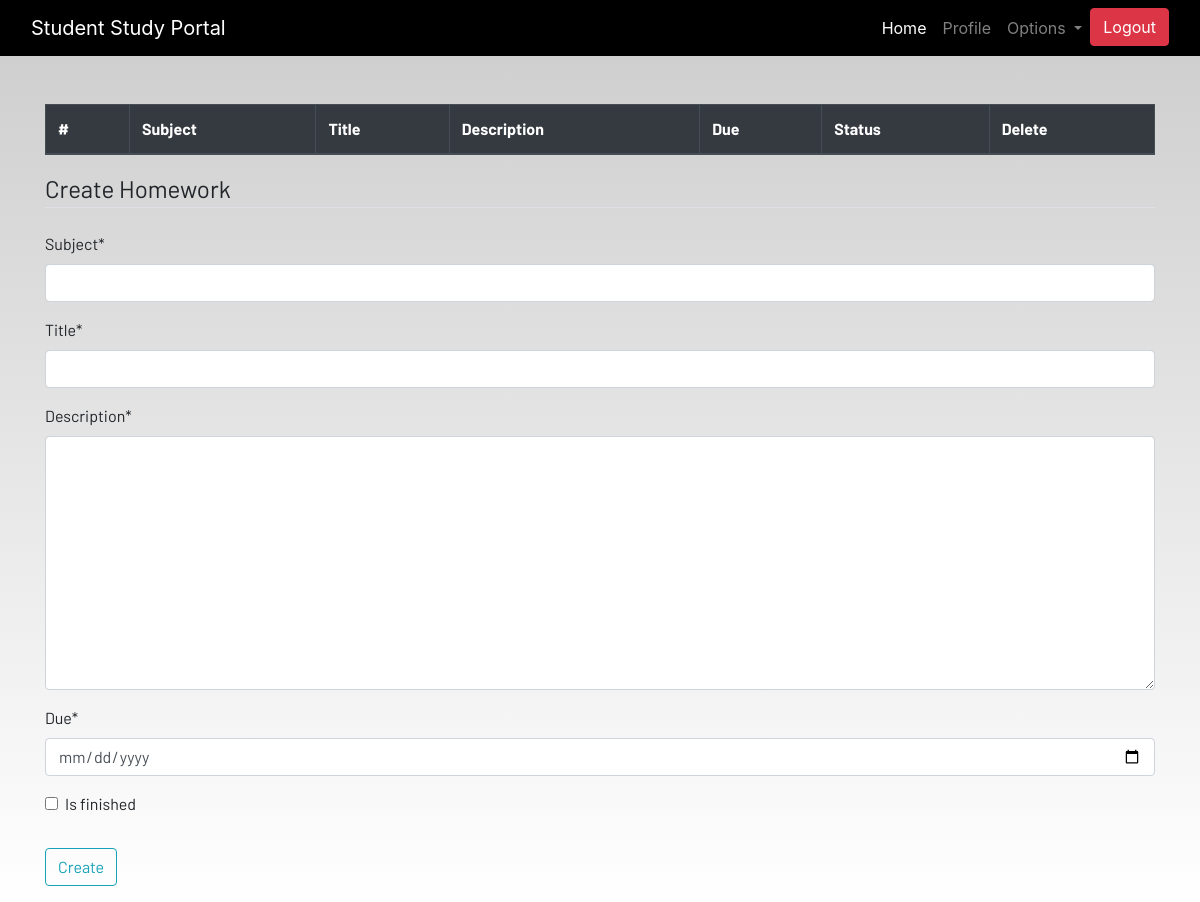
The page /homework/ (signed in) on the database as committed earlier.
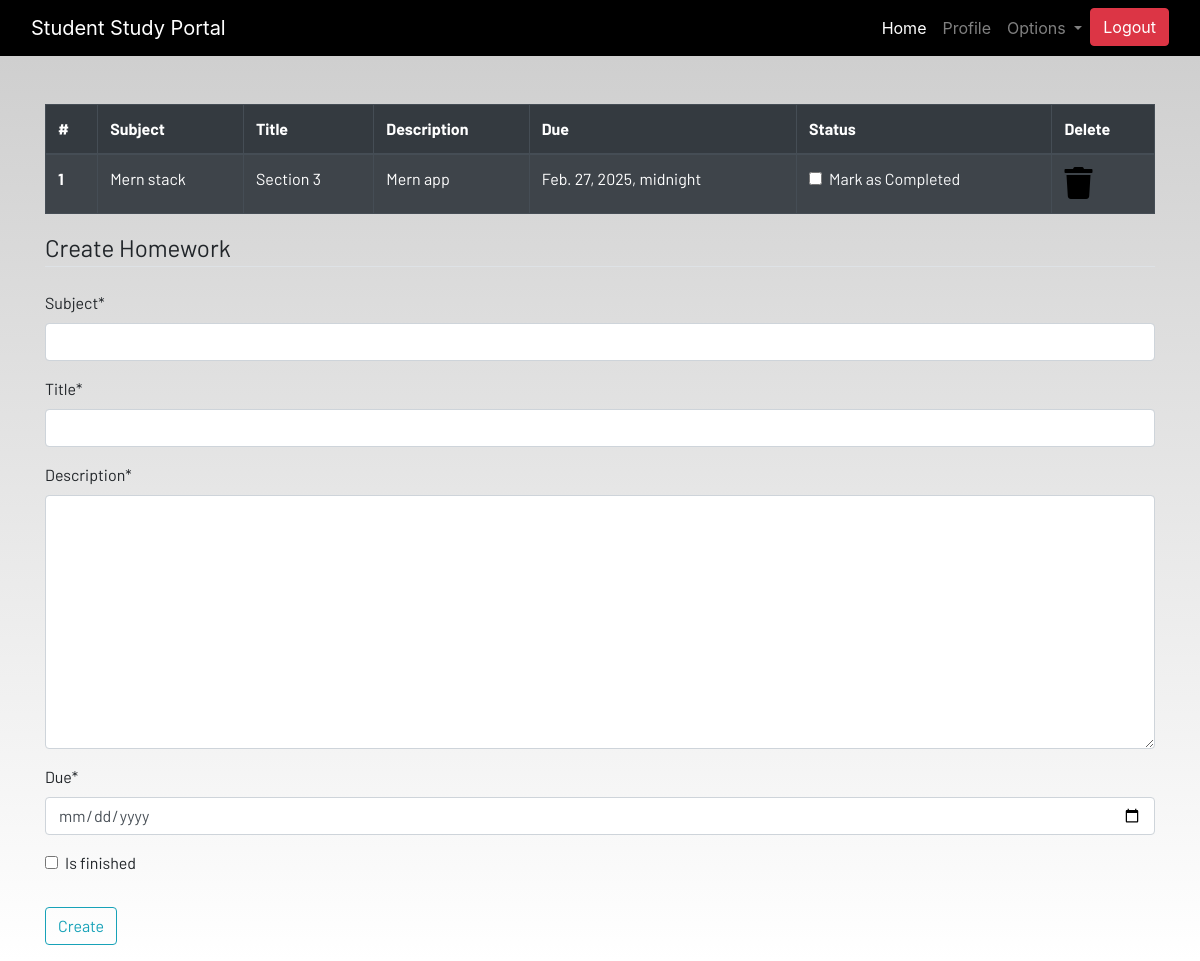
The same page on the database as committed later.
### dashboard/models.py (models this page shows, shortened)
class Homework(models.Model):
    user = models.ForeignKey(User, on_delete=models.CASCADE)
    subject = models.CharField(max_length=50)
    title = models.CharField(max_length= 100)
    description = models.TextField()
    due = models.DateTimeField()
    is_finished = models.BooleanField(default=False)

### dashboard/views.py (the view)
# urls.py: path('homework/', homework, name='homework'),
@login_required
def homework(request):
    if request.method == "POST":
        form = HomeworkForm(request.POST)
        if form.is_valid():
            try:
                finished = request.POST['is_finished']
                if finished == 'on':
                    finished = True
                else:
                    finished = False
            except:
                finished = False
            homeworks = Homework(
                user = request.user,
                subject = request.POST['subject'],
                title = request.POST['title'],
                description = request.POST['description'],
                due = request.POST['due'],
                is_finished = finished
            )
            homeworks.save()
            messages.success(request, f'Homework added for {request.user.username}!')
    else:
        form = HomeworkForm()
    homeworks = Homework.objects.filter(user = request.user)
    if len(homeworks) == 0:
        homework_done = True
    else:
        homework_done = False
    context = {
        'homeworks': homeworks,
        "homeworks_done": homework_done,
        'form': form
    }
    return render(request, 'dashboard/homework.html', context)

### dashboard/forms.py
class HomeworkForm(forms.ModelForm):
    class Meta:
        model = Homework
        widgets = { 'due': DateInput()}
        fields = ['subject', 'title', 'description', 'due', 'is_finished']

### dashboard/templates/dashboard/homework.html (shortened to what this page needs)
{% extends 'dashboard/base.html' %}
{% load static %}
{% load crispy_forms_tags %}
{% block content %}
<div class="container">
    {% if not homework_done %}
    <table class="table table-striped table-bordered table-hover table-dark">
        <thead>
            <tr>
                <th scope="col">#</th>
                <th scope="col">Subject</th>
                <th scope="col">Title</th>
                <th scope="col">Description</th>
                <th scope="col">Due</th>
                <th scope="col">Status</th>
                <th scope="col">Delete</th>
            </tr>
        </thead>
        <tbody>
            {% for homework in homeworks %}
            <tr>
                <th scope="row">{{forloop.counter}}</th>
                <td>{{homework.subject}}</td>
                <td>{{homework.title}}</td>
                <td>{{homework.description}}</td>
                <td>{{homework.due}}</td>
                <td>
                    <a href="{% url "update-homework" homework.id %}">
                        <div class="form-check">
                            {% if homework.is_finished == True %}
                            <input class="form-check-input" type="checkbox" value="" checked>
                             {% else %}
                             <input class="form-check-input" type="checkbox" value="">
                             {% endif %}
                            <label class="form-check-label text-light" for="flexCheckDefault">
                                Mark as Completed
                            </label>
                        </div>
                    </a>
                </td>
                <td><a href="{% url 'delete-homework' homework.id%}"><i class="fa fa-trash fa-2x"></i></a></td>
            </tr>
            {% endfor %}
        </tbody>
    </table>
    {% else %}
    <h4>All homeworks are completed!! Create to have more!!</h4>
    {% endif %}
</div>
<div class=" container">
    <form method="POST">
        <fieldset class="form-group">
            <legend class="border-bottom mb-4">Create Homework</legend>
            {{form|crispy}}
        </fieldset>
        <div class="form-group">
            <button href="" class="btn btn-outline-info" type="submit">
                Create
            </button>
        </div>
    </form>
</div>
{% endblock content %}

### dashboard/templates/dashboard/base.html (shortened to what this page needs)
<!DOCTYPE html>
{% load static %}
<html lang="en">
<head>
  <link rel="stylesheet" href="https://stackpath.bootstrapcdn.com/bootstrap/4.3.1/css/bootstrap.min.css"
 />
  <link rel="stylesheet" href="https://use.fontawesome.com/releases/v5.7.2/css/all.css"
 />
  <link rel="stylesheet" href="{% static 'css/main.css' %}" />
</head>
<body>
  <header>
    <nav class="navbar navbar-expand-lg navbar-dark bg-dark">
      <div class="container-fluid">
        <a class="navbar-brand" href="#">Student Study Portal</a>
        <div class="collapse navbar-collapse justify-content-end" id="navbarSupportedContent">
          <ul class="navbar-nav mb-2 mb-lg-0">
            <li class="nav-item">
              <a class="nav-link active" aria-current="page" href="#">Home</a>
            </li>
            {% if user.is_authenticated %}
            <li class="nav-item">
              <a class="nav-link" href="{% url 'profile'%}">Profile</a>
            </li>
            <li class="nav-item dropdown">
              <a class="nav-link dropdown-toggle" href="#" id="navbarDropdown" role="button" data-toggle="dropdown"
                aria-haspopup="true" aria-expanded="false">
                Options
              </a>
            </li>
            <li class="nav-item">
              <form action="{% url 'logout' %}" method="POST" style="display:inline;">
                <button type="submit" class="btn btn-danger">Logout</button>
              </form>
            </li>
            {% endif %}
          </ul>
        </div>
      </div>
    </nav>
  </header>
  <br /><br />
  <main>
    {% block content %}
    {% endblock content %}
  </main>
</body>
</html>

### static/css/main.css (style rules this page uses)
html { scroll-behavior: smooth; height: 100%; width: 100%; }
main { font-family: Barlow, Quicksand, Rubik, sans-serif, serif, 'Times New Roman', Times, serif !important; }
.navbar { background-color: rgb(0, 0, 0) !important; }
a { text-decoration: none !important; color: black; }
html, body { max-width: 100%; overflow-x: hidden; height: 100%; width: 100%; }
body { background: linear-gradient(rgba(0, 0, 0, 0.2), rgba(255, 255, 255, 0.5)); overflow-x: hidden; background-repeat: no-repeat; }
.fa { color: black; }

Rows that differ between the two databases and show on the page:
added Homework: subject "Mern stack", title "Section 3", description "Mern app", due "Feb. 27, 2025, midnight"
